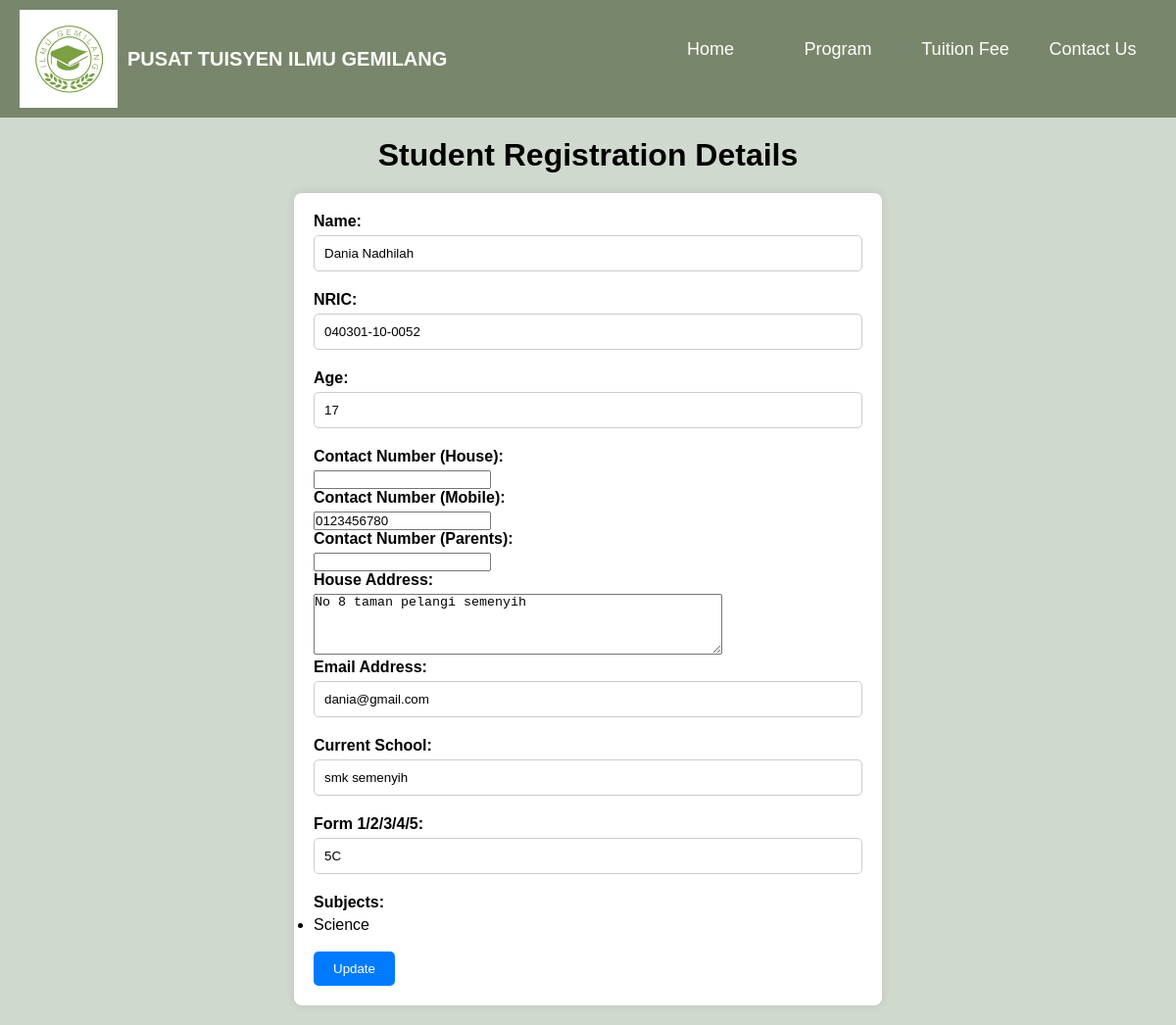
The page /ilmugemilang/register/viewregister/Dania Nadhilah/ on the database its author committed.
### ilmugemilang/models.py (models this page shows, shortened)
class Student(models.Model):
    studname = models.CharField(max_length=250, primary_key=True)
    studic = models.CharField(max_length=20)
    studage = models.PositiveIntegerField(default=2)
    housenum = models.CharField(max_length=15)
    mobilenum = models.CharField(max_length=15)
    parentsnum = models.CharField(max_length=15)
    houseaddress = models.CharField(max_length=250)
    email = models.CharField(max_length=100)
    currentschool = models.CharField(max_length=100)
    standard = models.CharField(max_length=15)
    subjects = models.ManyToManyField(Subject)

class Subject(models.Model):
    name = models.CharField(max_length=100)

### ilmugemilang/views.py (the view)
# urls.py: path("register/viewregister/<str:studname>/",views.viewregister,name="viewregister"),
def viewregister(request, studname):
    student = get_object_or_404(Student, studname=studname)
    context = {'student': student,}
    return render(request, 'viewregister.html', context)

### ilmugemilang/templates/viewregister.html (shortened to what this page needs)
<!DOCTYPE html>
{% load static %}
<html lang="en">
<head>
</head>
<body>
    <nav class="navbar">
        <div class="navbar-left">
            <img src="{% static 'image/tuisyenlogo.jpg' %}" class="logo" onchange="return showMessage()">
            <span class="site-name">PUSAT TUISYEN ILMU GEMILANG</span>
        </div>
        <div class="navbar-right" id="navbar-right">
            <a href="{% url 'mainpage2' %}?studname={{ student.studname }}">Home</a>
            <a href="{% url 'course' %}">Program</a>
            <a href="{% url 'fee' %}">Tuition Fee</a>
            <a href="{% url 'contact' %}">Contact Us</a>
        </div>
    </nav>
    <center><h1>Student Registration Details</h1></center>
    <div class="container">
        <label for="name">Name:</label>
        <input type="text" id="name" name="name" value="{{ student.studname }}" readonly><br>
        <label for="nric">NRIC:</label>
        <input type="text" id="nric" name="nric" value="{{ student.studic }}" readonly><br>
        <label for="age">Age:</label>
        <input type="number" id="age" name="age" value="{{ student.studage }}" readonly><br>
        <label for="contact_house">Contact Number (House):</label>
        <input type="tel" id="contact_house" name="contact_house" value="{{ student.housenum }}" readonly><br>
        <label for="contact_mobile">Contact Number (Mobile):</label>
        <input type="tel" id="contact_mobile" name="contact_mobile" value="{{ student.mobilenum }}" readonly><br>
        <label for="contact_parents">Contact Number (Parents):</label>
        <input type="tel" id="contact_parents" name="contact_parents" value="{{ student.parentsnum }}" readonly><br>
        <label for="address">House Address:</label>
        <textarea id="address" name="address" rows="4" cols="50" readonly>{{ student.houseaddress }}</textarea><br>
        <label for="email">Email Address:</label>
        <input type="email" id="email" name="email" value="{{ student.email }}" readonly><br>
        <label for="school">Current School:</label>
        <input type="text" id="school" name="school" value="{{ student.currentschool }}" readonly><br>
        <label for="standard">Form 1/2/3/4/5:</label>
        <input type="text" id="standard" name="standard" value="{{ student.standard }}" readonly><br>
        <label for="subjects">Subjects:</label>
        <ul>
            {% for subject in student.subjects.all %}
            <li>{{ subject.name }}</li>
            {% endfor %}
        </ul><br>
        <a href="{% url 'updateregister' studname=student.studname %}">
            <input type="button" value="Update">
        </a>
    </div>
</body>
</html>

### ilmugemilang/templates/viewregister.html (style rules this page uses)
body { font-family: Geneva, Verdana, sans-serif; margin: 0; background-color: #D0D9CD; }
* { margin: 0; padding: 0; box-sizing: border-box; }
.navbar { display: flex; justify-content: space-between; align-items: center; background-color: #78866b; padding: 10px 20px; margin-bottom: 20px; position: relative; z-index: 10; }
.navbar-left { display: flex; align-items: center; }
.logo { width: 100px; height: 100px; margin-right: 10px; }
.site-name { color: #fff; font-size: 20px; font-weight: bold; }
.navbar-right { display: flex; align-items: center; transition: all 0.3s ease; }
.navbar-right a { color: #fff; text-decoration: none; width: 130px; height: 50px; text-align: center; font-size: 18px; padding: 5px 10px; border-radius: 5px; transition: background-color 0.3s ease, color 0.3s ease; }
.container { width: 50%; margin: 20px auto; background-color: #fff; padding: 20px; border-radius: 8px; box-shadow: 0 0 10px rgba(0, 0, 0, 0.1); }
label { display: block; margin-bottom: 5px; font-weight: bold; }
input[type="text"], input[type="email"], input[type="number"] { width: 100%; padding: 10px; margin-bottom: 20px; border: 1px solid #ccc; border-radius: 5px; }
input[type="button"] { background-color: #007bff; color: #fff; border: none; padding: 10px 20px; cursor: pointer; border-radius: 5px; }

### rows shown on the page
Student: name "Dania Nadhilah", nric "040301-10-0052", age "17", contact_mobile "0123456780", address "No 8 taman pelangi semenyih", email "dania@gmail.com", school "smk semenyih", standard "5C"
Subject: name "Science"
